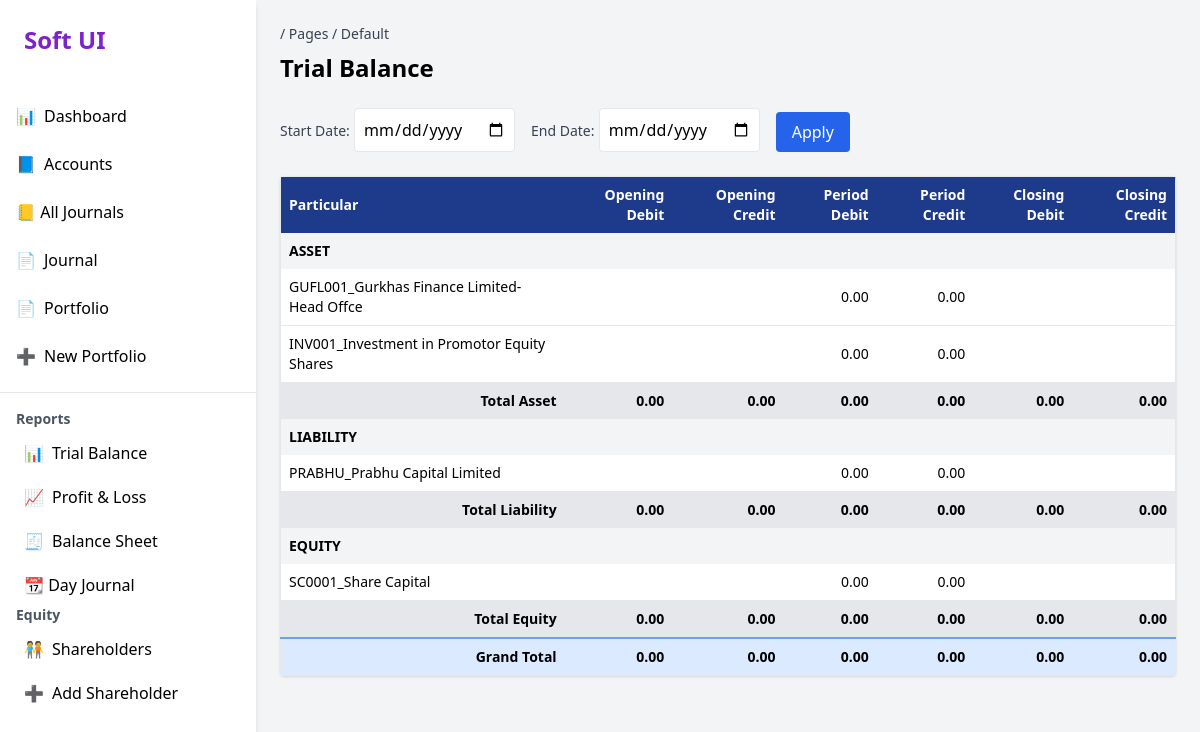
Screenshot of /reports/trial-balance/ (signed in) with the database file from the repository.
### core/models.py (models this page shows, shortened)
class Account(models.Model):
    name = models.CharField(max_length=100)
    code = models.CharField(max_length=20, unique=True)
    type = models.CharField(max_length=20, choices=ACCOUNT_TYPES)
    parent = models.ForeignKey('self', null=True, blank=True, on_delete=models.SET_NULL)

### core/views.py (the view)
# urls.py: path('reports/trial-balance/', views.trial_balance, name='trial_balance'),
@login_required
def trial_balance(request):
    start_date = request.GET.get('start_date')
    end_date = request.GET.get('end_date')
    if not start_date:
        start_date = date.min
    else:
        start_date = date.fromisoformat(start_date)
    if not end_date:
        end_date = date.max
    else:
        end_date = date.fromisoformat(end_date)
    accounts = Account.objects.all().order_by('code')
    grouped_accounts = defaultdict(list)
    for acc in accounts:
        group_name = acc.type.capitalize()
        grouped_accounts[group_name].append(acc)
    report_data = {}
    for group_name, group_accounts in grouped_accounts.items():
        group_rows = []
        totals = {
            'opening_debit': 0,
            'opening_credit': 0,
            'period_debit': 0,
            'period_credit': 0,
            'closing_debit': 0,
            'closing_credit': 0,
        }
        for acc in group_accounts:
            opening_debit = acc.entry_set.filter(entry_type='debit', transaction__date__lt=start_date).aggregate(s=Sum('amount'))['s'] or 0
            opening_credit = acc.entry_set.filter(entry_type='credit', transaction__date__lt=start_date).aggregate(s=Sum('amount'))['s'] or 0
            opening = opening_debit - opening_credit
            period_debit = acc.entry_set.filter(entry_type='debit', transaction__date__range=(start_date, end_date)).aggregate(s=Sum('amount'))['s'] or 0
            period_credit = acc.entry_set.filter(entry_type='credit', transaction__date__range=(start_date, end_date)).aggregate(s=Sum('amount'))['s'] or 0
            period = period_debit - period_credit
            closing = opening + period
            group_rows.append({
                'account': acc,
                'opening': opening,
                'period_debit': period_debit,
                'period_credit': period_credit,
                'closing': closing,
            })
            totals['opening_debit'] += opening if opening > 0 else 0
            totals['opening_credit'] += abs(opening) if opening < 0 else 0
            totals['period_debit'] += period_debit
            totals['period_credit'] += period_credit
            totals['closing_debit'] += closing if closing > 0 else 0
            totals['closing_credit'] += abs(closing) if closing < 0 else 0
        report_data[group_name] = {
            'rows': group_rows,
            'totals': totals,
        }
    grand_totals = {
        'opening_debit': 0,
        'opening_credit': 0,
        'period_debit': 0,
        'period_credit': 0,
        'closing_debit': 0,
        'closing_credit': 0,
    }
    for data in report_data.values():
        for key in grand_totals:
            grand_totals[key] += data['totals'][key]
    return render(request, 'trial_balance.html', {
        'report_data': report_data,
        'start_date': None if start_date == date.min else start_date,
        'end_date': None if end_date == date.max else end_date,
        'grand_totals': grand_totals,
    })

### templates/trial_balance.html (shortened to what this page needs)
{% extends 'base.html' %}
{% load custom_filters %}
{% block heading %}Trial Balance{% endblock %}
{% block content %}
<form method="get" class="mb-6 flex flex-wrap gap-4 items-end">
  <div>
    <label class="text-sm text-gray-700">Start Date:</label>
    <input type="date" name="start_date" value="{{ start_date }}" class="border rounded p-2" />
  </div>
  <div>
    <label class="text-sm text-gray-700">End Date:</label>
    <input type="date" name="end_date" value="{{ end_date }}" class="border rounded p-2" />
  </div>
  <div>
    <button type="submit" class="bg-blue-600 text-white px-4 py-2 rounded">Apply</button>
  </div>
</form>
<div class="overflow-x-auto bg-white shadow rounded">
  <table class="min-w-full text-sm border border-gray-200">
    <thead class="bg-blue-900 text-white">
      <tr>
        <th class="p-2 text-left">Particular</th>
        <th class="p-2 text-right">Opening Debit</th>
        <th class="p-2 text-right">Opening Credit</th>
        <th class="p-2 text-right">Period Debit</th>
        <th class="p-2 text-right">Period Credit</th>
        <th class="p-2 text-right">Closing Debit</th>
        <th class="p-2 text-right">Closing Credit</th>
      </tr>
    </thead>
    <tbody>
      {% for group, data in report_data.items %}
      <tr class="bg-gray-100 font-bold uppercase text-sm">
        <td colspan="7" class="p-2">{{ group }}</td>
      </tr>
      {% for row in data.rows %}
      <tr class="border-b">
        <td class="p-2">{{ row.account.code }}_{{ row.account.name }}</td>
        <td class="p-2 text-right">{% if row.opening > 0 %}{{ row.opening|floatformat:2 }}{% endif %}</td>
        <td class="p-2 text-right">
        </td>
        <td class="p-2 text-right">{{ row.period_debit|floatformat:2 }}</td>
        <td class="p-2 text-right">{{ row.period_credit|floatformat:2 }}</td>
        <td class="p-2 text-right">{% if row.closing > 0 %}{{ row.closing|floatformat:2 }}{% endif %}</td>
        <td class="p-2 text-right">
        </td>
      </tr>
      {% endfor %}
      <tr class="bg-gray-200 font-semibold">
        <td class="p-2 text-right">Total {{ group }}</td>
        <td class="p-2 text-right">{{ data.totals.opening_debit|floatformat:2 }}</td>
        <td class="p-2 text-right">{{ data.totals.opening_credit|floatformat:2 }}</td>
        <td class="p-2 text-right">{{ data.totals.period_debit|floatformat:2 }}</td>
        <td class="p-2 text-right">{{ data.totals.period_credit|floatformat:2 }}</td>
        <td class="p-2 text-right">{{ data.totals.closing_debit|floatformat:2 }}</td>
        <td class="p-2 text-right">{{ data.totals.closing_credit|floatformat:2 }}</td>
      </tr>
      {% endfor %}
      <tr class="bg-blue-100 font-bold text-sm border-t-2 border-blue-400">
        <td class="p-2 text-right">Grand Total</td>
        <td class="p-2 text-right">{{ grand_totals.opening_debit|floatformat:2 }}</td>
        <td class="p-2 text-right">{{ grand_totals.opening_credit|floatformat:2 }}</td>
        <td class="p-2 text-right">{{ grand_totals.period_debit|floatformat:2 }}</td>
        <td class="p-2 text-right">{{ grand_totals.period_credit|floatformat:2 }}</td>
        <td class="p-2 text-right">{{ grand_totals.closing_debit|floatformat:2 }}</td>
        <td class="p-2 text-right">{{ grand_totals.closing_credit|floatformat:2 }}</td>
      </tr>
    </tbody>
  </table>
</div>
{% endblock %}

### rows the page displays
Account: account.code "GUFL001", account.name "Gurkhas Finance Limited- Head Offce", period_debit "0.00", period_credit "0.00"
Account: account.code "INV001", account.name "Investment in Promotor Equity Shares", period_debit "0.00", period_credit "0.00"
Account: type "LIABILITY", account.code "PRABHU", account.name "Prabhu Capital Limited", period_debit "0.00", period_credit "0.00", type "Liability", totals.opening_debit "0.00", totals.opening_credit "0.00", totals.period_debit "0.00", totals.period_credit "0.00", totals.closing_debit "0.00", totals.closing_credit "0.00"
Account: type "EQUITY", account.code "SC0001", account.name "Share Capital", period_debit "0.00", period_credit "0.00", type "Equity", totals.opening_debit "0.00", totals.opening_credit "0.00", totals.period_debit "0.00", totals.period_credit "0.00", totals.closing_debit "0.00", totals.closing_credit "0.00"

### other values shown
{{ group }} "ASSET"
{{ group }} "Asset"
{{ data.totals.opening_debit|floatformat:2 }} "0.00"
{{ data.totals.opening_credit|floatformat:2 }} "0.00"
{{ data.totals.period_debit|floatformat:2 }} "0.00"
{{ data.totals.period_credit|floatformat:2 }} "0.00"
{{ data.totals.closing_debit|floatformat:2 }} "0.00"
{{ data.totals.closing_credit|floatformat:2 }} "0.00"
{{ grand_totals.opening_debit|floatformat:2 }} "0.00"
{{ grand_totals.opening_credit|floatformat:2 }} "0.00"
{{ grand_totals.period_debit|floatformat:2 }} "0.00"
{{ grand_totals.period_credit|floatformat:2 }} "0.00"
{{ grand_totals.closing_debit|floatformat:2 }} "0.00"
{{ grand_totals.closing_credit|floatformat:2 }} "0.00"
